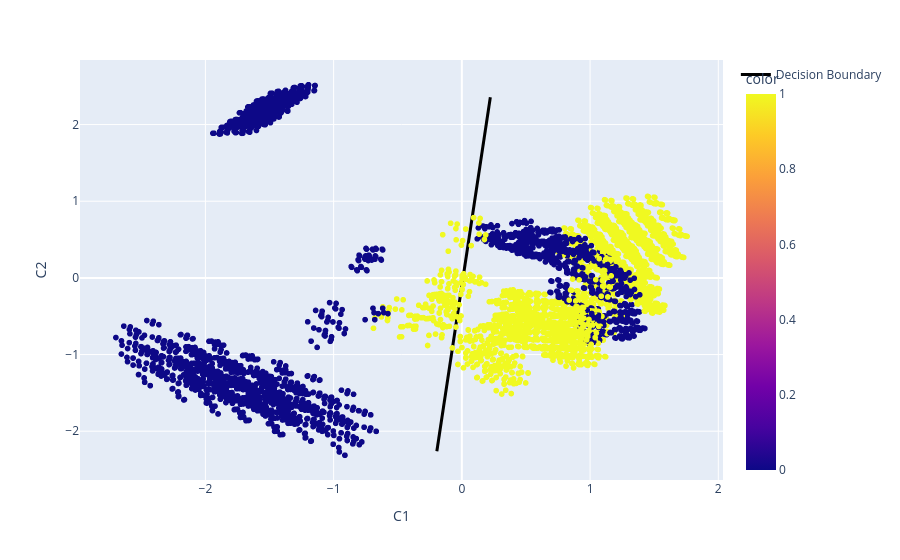

The code cell stored with this chart in its notebook:
### Code cell
# Get learned parameters
w = model.weights.detach().numpy()
b = model.bias.item()

# x values spanning the existing PCA plot
x_line = np.linspace(
    pca_df["C1"].min(),
    pca_df["C1"].max(),
    300
)

y_line = -(w[0] * x_line + b) / w[1]

mask = (
    (y_line >= pca_df["C2"].min()) &
    (y_line <= pca_df["C2"].max())
)

pca_fig.add_scatter(
    x=x_line[mask],
    y=y_line[mask],
    mode="lines",
    line=dict(color="black", width=3),
    name="Decision Boundary"
)
pca_fig.show()
pca_fig.write_image('../visualizations/binary_class/decision_boundary_pca.png')

### Figure 1 — Plotly figure (JSON) as saved in the notebook; plotly's stock layout.template omitted (floating-point values rounded to 4 significant figures; data arrays with more than 128 entries replaced by an {"elided": "..."} marker saying what was removed)
{"data": [{"hovertemplate": "C1=%{x}<br>C2=%{y}<br>color=%{marker.color}<extra></extra>", "legendgroup": "", "marker": {"color": {"elided": "8124 float values"}, "coloraxis": "coloraxis", "symbol": "circle"}, "mode": "markers", "name": "", "showlegend": false, "type": "scattergl", "x": {"elided": "8124 float values"}, "xaxis": "x", "y": {"elided": "8124 float values"}, "yaxis": "y"}, {"line": {"color": "black", "width": 3}, "mode": "lines", "name": "Decision Boundary", "type": "scatter", "x": [-0.195, -0.1801, -0.1652, -0.1503, -0.1354, -0.1205, -0.1056, -0.09074, -0.07584, -0.06095, -0.04605, -0.03115, -0.01625, -0.00135, 0.01355, 0.02845, 0.04335, 0.05825, 0.07314, 0.08804, 0.1029, 0.1178, 0.1327, 0.1476, 0.1625, 0.1774, 0.1923, 0.2072, 0.2221], "y": [-2.263, -2.098, -1.933, -1.768, -1.603, -1.438, -1.273, -1.108, -0.9431, -0.7782, -0.6132, -0.4483, -0.2833, -0.1184, 0.04658, 0.2115, 0.3765, 0.5414, 0.7064, 0.8713, 1.036, 1.201, 1.366, 1.531, 1.696, 1.861, 2.026, 2.191, 2.356]}], "layout": {"coloraxis": {"colorbar": {"title": {"text": "color"}}, "colorscale": [[0, "#0d0887"], [0.1111, "#46039f"], [0.2222, "#7201a8"], [0.3333, "#9c179e"], [0.4444, "#bd3786"], [0.5556, "#d8576b"], [0.6667, "#ed7953"], [0.7778, "#fb9f3a"], [0.8889, "#fdca26"], [1, "#f0f921"]]}, "legend": {"tracegroupgap": 0}, "margin": {"t": 60}, "xaxis": {"anchor": "y", "domain": [0, 1], "title": {"text": "C1"}}, "yaxis": {"anchor": "x", "domain": [0, 1], "title": {"text": "C2"}}}}
